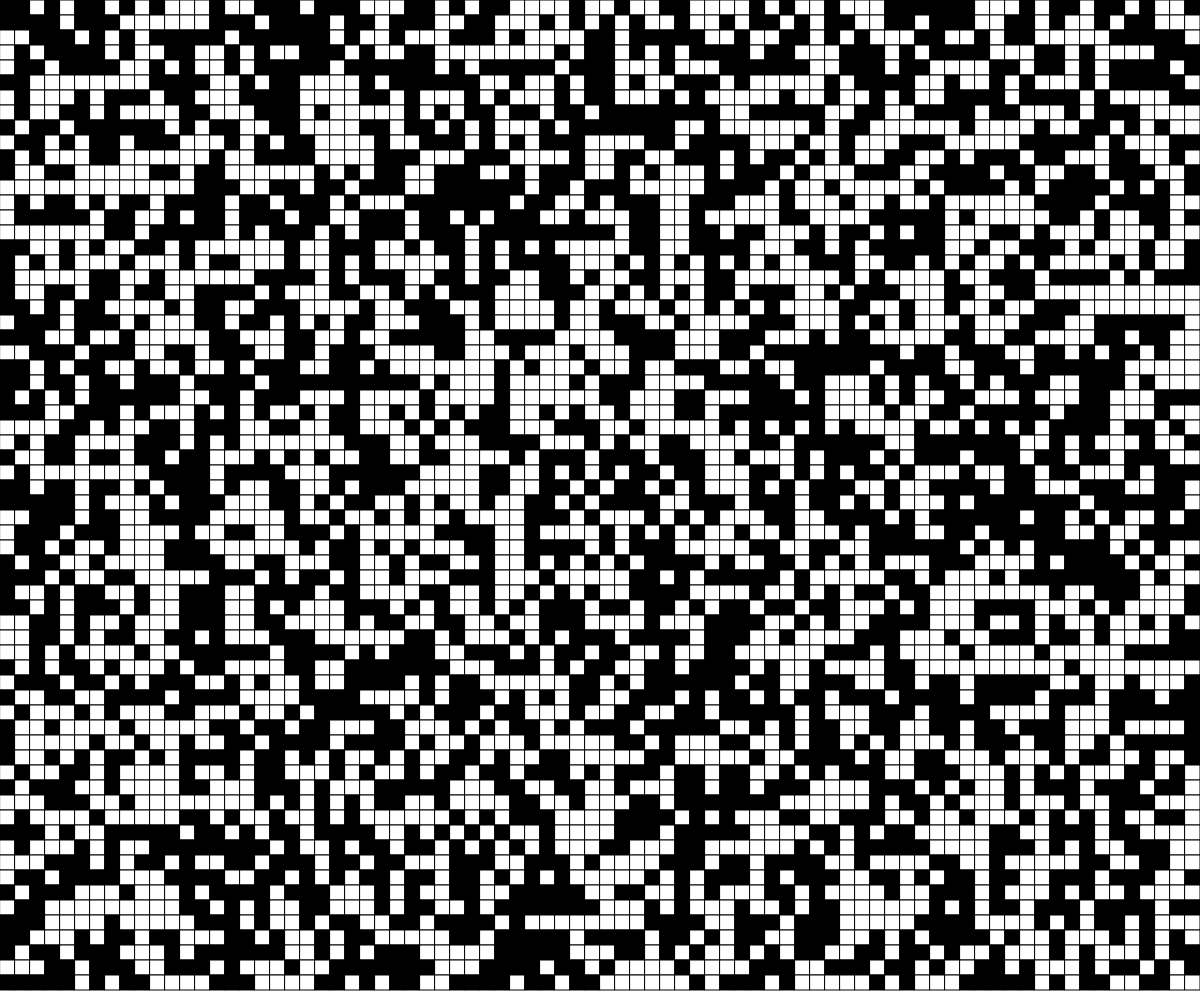
Frame 1 (no input)
Frame 60 (no input): identical to frame 1, image omitted
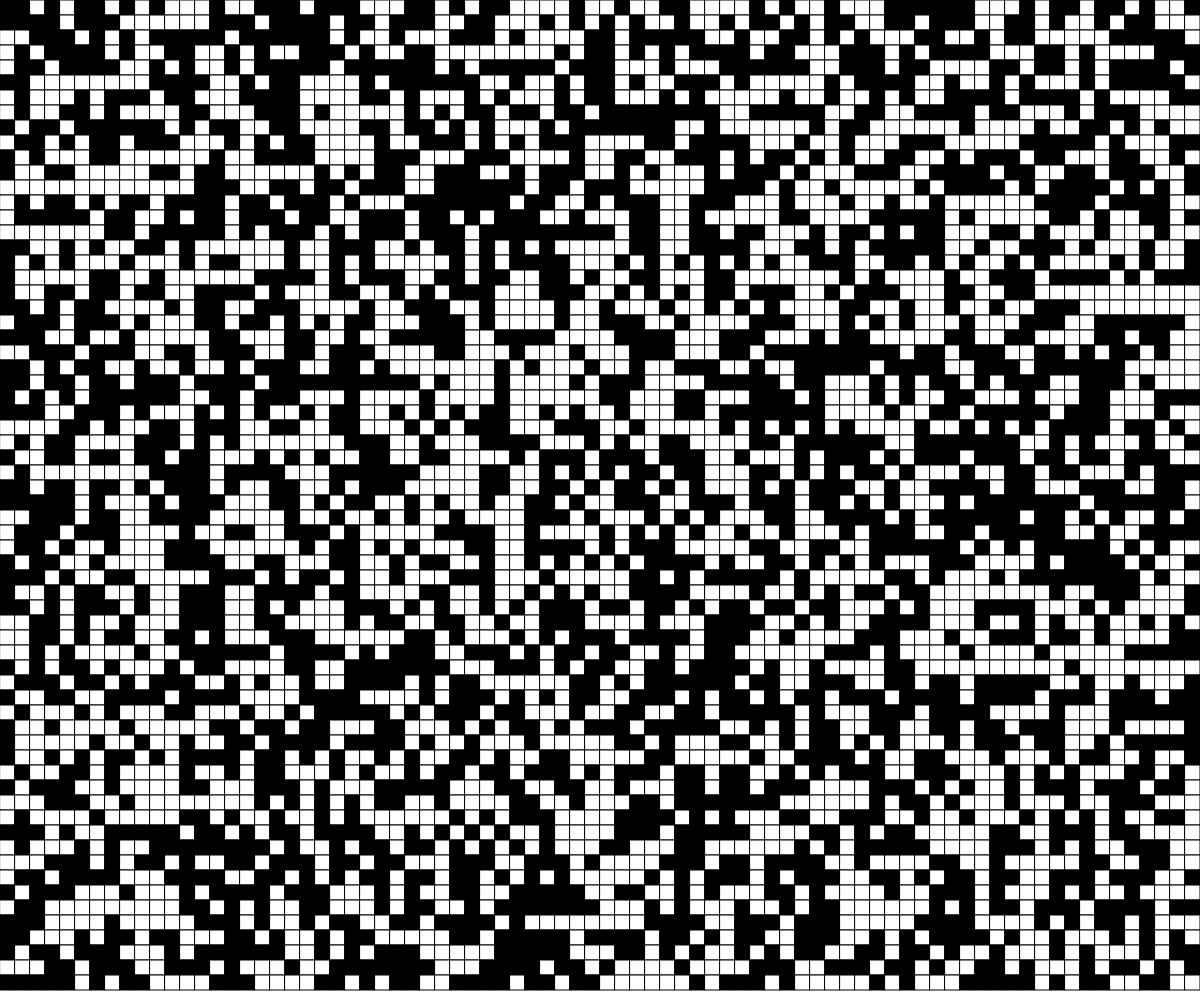
Frame 120 (the mouse pressed at the canvas centre since frame 60)

The p5.js sketch that drew these frames (run headless with seeded random() and noise() and a simulated clock; from frame 60 on, the mouse is pressed at the canvas centre):

// p5.js sketch
// ── sketch.js
let cellSize = 15;
let grid, nextGrid;
let columns, rows;
let generate = false;
let aliveColor, bgColor;

function setup() {
  createCanvas(windowWidth, windowHeight);
  columns = Math.floor(windowWidth / cellSize);
  rows = Math.floor(windowHeight / cellSize);
  createGrid();
  aliveColor = color(0);
  bgColor = 255;
}

function draw() {
  background(bgColor);
  displayGrid();
  if (generate) {
    computeGeneration();
  }
}

function displayGrid() {
  for (let i = 0; i < columns; i++) {
    for (let j = 0; j < rows; j++) {
      let c = grid[i][j] == 1 ? aliveColor : bgColor;
      fill(c);
      rect(i * cellSize, j * cellSize, cellSize, cellSize);
    }
  }
}

function computeGeneration() {
  for (let i = 0; i < columns; i++) {
    for (let j = 0; j < rows; j++) {
      let neighbors = countNeighbors(i, j);
      if (grid[i][j] == 1 && (neighbors < 2 || neighbors > 3)) {
        nextGrid[i][j] = 0;
      } else if (grid[i][j] == 0 && neighbors == 3) {
        nextGrid[i][j] = 1;
      } else {
        nextGrid[i][j] = grid[i][j];
      }
    }
  }

  let temp = grid;
  grid = nextGrid;
  nextGrid = temp;
}

function countNeighbors(x, y) {
  let count = 0;
  for (let i = -1; i <= 1; i++) {
    for (let j = -1; j <= 1; j++) {
      if (i == 0 && j == 0) continue; // check ordered pairs aound x,y
      count += grid[(x + i + columns) % columns][(y + j + rows) % rows];
    }
  }
  return count;
}

function createGrid() {
  grid = new Array(columns); // create array of length columns of arrays.
  nextGrid = new Array(columns); // create second array where we store computed values
  for (let i = 0; i < grid.length; i++) {
    grid[i] = new Array(rows); // set length of each column
    grid[i].fill(0); // fill each column full of 0s
    nextGrid[i] = new Array(rows);
    nextGrid[i].fill(0);
    for (let j = 0; j < rows; j++) { //randomly fill each cell with a 1 or 0
      let x = Math.random();
      if (x > 0.5) {
        grid[i][j] = 1;
      } else {
        grid[i][j] == 0;
      }
    }
  }
}

function mousePressed() { //flip the state of cell when clicked on
  let x = Math.floor(mouseX / cellSize);
  let y = Math.floor(mouseY / cellSize);
  if (grid[x][y] == 1) {
    grid[x][y] = 0;
  } else {
    grid[x][y] = 1;
  }
}

function getRandomColor() { // generate three random values for rgb
  let c = color(
    Math.floor(Math.random() * 255),
    Math.floor(Math.random() * 255),
    Math.floor(Math.random() * 255)
  );
  return c;
}

function keyPressed() {
  if (key == " ") { // start and stop generation
    generate = !generate;
  } else if (key == "s") { // compute one generation 
    computeGeneration();
    generate = false;
  } else if (key == "c") { // clear the grid
    for (let i = 0; i < grid.length; i++) {
      grid[i].fill(0); // fill each array full of zeros to clear
    }
  } else if (key == "r") { // reset grid
    createGrid();
  } else if (key == "f") { // create random theme
    bgColor = getRandomColor(); // change background color
    aliveColor = getRandomColor(); //change color of alive cells
    stroke(aliveColor);
  } else if (key == "g") { // create a glider in a random spot
    /* glider shape
    O X O
    O O X
    X X X
    */
    let x = Math.floor(Math.random() * columns);
    let y = Math.floor(Math.random() * rows);
    print(x + ' ' + y);
    for (let i = -1; i <= 1; i++) {
      for (let j = -1; j <= 1; j++) {
        print ((i == 0 && j == -1) || (i == 1 && j == 0) || j == 1);
        if ((i == 0 && j == -1) || (i == 1 && j == 0) || j == 1) { // cases where cell is alive
          grid[(x + i + columns) % columns][(y + j + rows) % rows] = 1;
        } else { // cell is dead
          grid[(x + i + columns) % columns][(y + j + rows) % rows] = 0;
        }
      }
    }
  }
}
